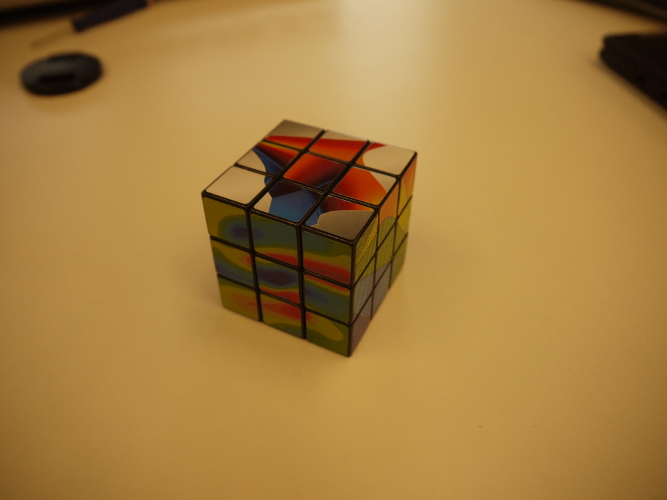
#> input picture input/cube_small/cube_1.JPG, 667 x 500 px
$ python SFM_test.py
#> lines starting #> are read from the running program, lines starting #| are printed output that depends on the picture; long printed decimals are rounded
import numpy as np
import cv2
from matplotlib import pyplot as plt

def FindCameraMatrices(good, kp1, kp2, matches):
    pts1 = []
    pts2 = []

    for m in matches:
        pts2.append(kp2[m.trainIdx].pt)
        pts1.append(kp1[m.queryIdx].pt)
    pts1 = np.int32(pts1)
    pts2 = np.int32(pts2)

    # Get the Fundamental Matix
    F, mask = cv2.findFundamentalMat(pts1,pts2,cv2.FM_LMEDS)
    print ("F")
    print (F)

    # Initialize Calibration Matrix
    K = np.matrix([(2601, 0, 2158),
         (0, 3333, 1114),
         (0, 0, 1)])

    # Calculate Essential Matrix
    E = K.transpose() * F * K
    print("E")
    print (E)

    # Perform Singular Value Decomposition on E
    svd = np.linalg.svd(E, full_matrices=True)
    print ("SVD")
    print (svd)

    #Derive Rotation Matrix and Translation Vector from svd
    W = np.matrix([(0, -1, 0),
         (1, 0, 0),
         (0, 0, 1)])
    R = np.matrix(svd[0] * W * svd[2].transpose())
    print ("R")
    print (R)
    t = np.matrix([(svd[0].item(0,2)),
                   (svd[0].item(1,2)),
                   (svd[0].item(2,2))])
    print("t")
    print(t)

    # Define Camera Matrix for camera 1
    P = np.matrix([(1,0,0,0),
                  (0,1,0,0),
                  (0,0,1,0)])

    # Build Camera Matrix for camera 2
    P1 = np.matrix([(R.item(0,0), R.item(0,1), R.item(0,2), t.item(0)),
                   (R.item(1,0), R.item(1,1), R.item(1,2), t.item(1)),
                   (R.item(2,0), R.item(2,1), R.item(2,2), t.item(2))])

    return F, K, P, P1, pts1, pts2


def LinearLSTriangulation(u, P, u1, P1):
    A = np.matrix([(u[0]*P.item(2,0)-P.item(0,0), u[0]*P.item(2,1)-P.item(0,1), u[0]*P.item(2,2)-P.item(0,2)),
                   (u[1]*P.item(2,0)-P.item(1,0), u[1]*P.item(2,1)-P.item(1,1), u[1]*P.item(2,2)-P.item(1,2)),
                   (u1[0]*P1.item(2,0)-P1.item(0,0), u1[0]*P1.item(2,1)-P1.item(0,1), u1[0]*P1.item(2,2)-P1.item(0,2)),
                   (u1[1]*P1.item(2,0)-P1.item(1,0), u1[1]*P1.item(2,1)-P1.item(1,1), u1[1]*P1.item(2,2)-P1.item(1,2))])

    B = np.matrix([(-(u[0]*P.item(2,3)-P.item(0,3))),
                   (-(u[1]*P.item(2,3)-P.item(1,3))),
                   (-(u1[0]*P1.item(2,3)-P1.item(0,3))),
                   (-(u1[1]*P1.item(2,3)-P1.item(1,3)))])
    B = B.T

    #print (A)
    #print (B)

    x = np.linalg.lstsq(A, B)[0]
    return x

def TriangluatePoints(pointcloud, Kinv, pts1, pts2, P, P1):
    #print ("pts1")
    #print (pts1)
    for i in range(len(pts1)):
        #print (pts1[i])
        kp = pts1[i]
        u = np.array([kp[0], kp[1], 1.0])
        um = np.array(u * Kinv)[0]
        u = um
        kp1 = pts2[i]
        u1 = np.array([kp1[0], kp1[1], 1.0])
        um1 = np.array(u1 * Kinv)[0]
        u1 = um1

        X = LinearLSTriangulation(u,P,u1,P1)
        #print ("X")
        #print (X)

        #xPt_img = K * P1 * X


        pointcloud.append(X)


# [5 lines of commented-out code are left out]

img1 = cv2.imread('input/cube_small/cube_1.JPG',0)          # queryImage
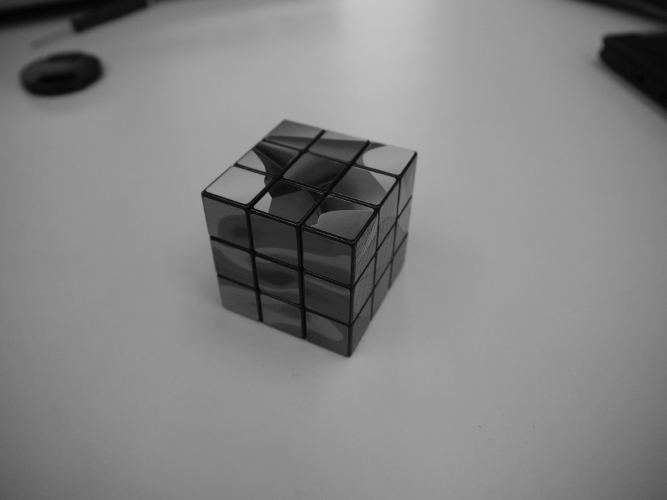
#> img1: shape (500, 667); min 3, max 199, mean 132
img2 = cv2.imread('input/cube_small/cube_2.JPG',0) # trainImage
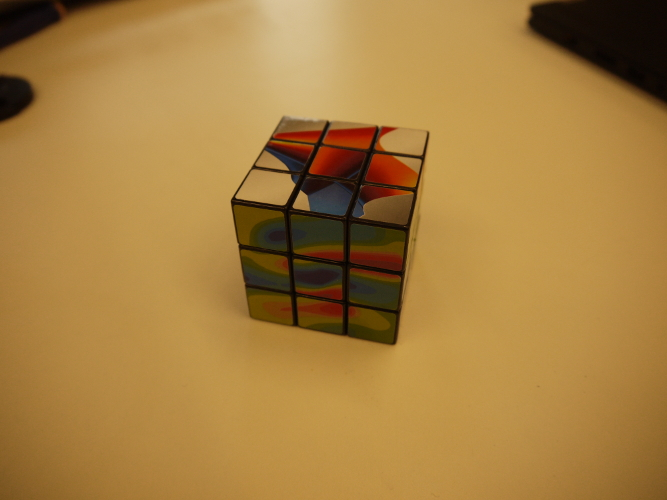
#> input picture input/cube_small/cube_2.JPG, 667 x 500 px
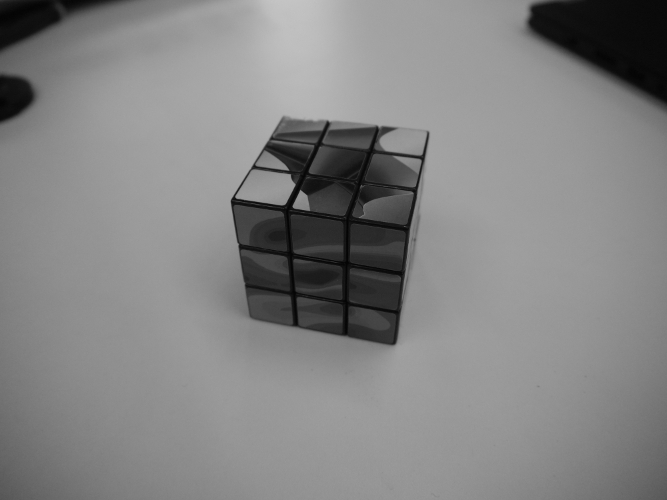
#> img2: shape (500, 667); min 3, max 196, mean 132.1

# [10 lines of commented-out code are left out]
orb = cv2.ORB_create()

# find the keypoints and descriptors with ORB
kp1, des1 = orb.detectAndCompute(img1,None)
#> kp1 = 500 keypoints; strongest (x, y, size): (267, 193, 31), (204, 191, 31), (255, 206, 31), (268, 194, 37.2)
kp2, des2 = orb.detectAndCompute(img2,None)
#> kp2 = 500 keypoints; strongest (x, y, size): (237, 196, 31), (234, 196, 37.2), (238, 196, 37.2), (235, 199, 44.6)

# create BFMatcher object
bf = cv2.BFMatcher(cv2.NORM_HAMMING, crossCheck=True)

# Match descriptors.
matches = bf.match(des1,des2)
#> matches = 190 matches

# Sort them in the order of their distance.
matches = sorted(matches, key = lambda x:x.distance)

# Draw first 10 matches.
img3 = cv2.drawMatches(img1,kp1,img2,kp2,matches[:20],None, flags=2)
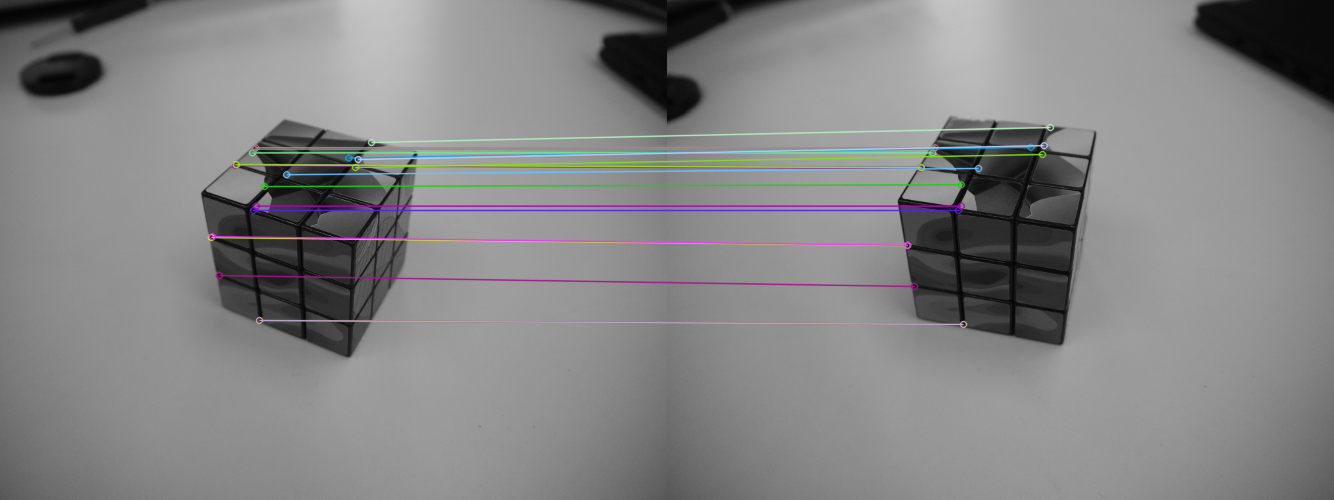
#> img3: shape (500, 1334, 3); mean of channels 0, 1, 2 132.7, 132.4, 132.4; drawn as B, G, R

# Create/Derive all the matrices we need
good = []
F, K, P, P1, pts1, pts2 = FindCameraMatrices(good, kp1, kp2, matches[:])
#> after the loop in FindCameraMatrices, `for m in matches:`: pts1 = 190 pairs, first value 201.6 to 604.8, second value 39.6 to 356; pts2 = 190 pairs, first value 231 to 428, second value 118.2 to 344
#> in FindCameraMatrices, `pts1 = np.int32(pts1)`: pts1 = 190 pairs, first value 201 to 604, second value 39 to 356
#> in FindCameraMatrices, `pts2 = np.int32(pts2)`: pts2 = 190 pairs, first value 231 to 428, second value 118 to 344
#> in FindCameraMatrices, `F, mask = cv2.findFundamentalMat(pts1,pts2,cv2.FM_LMEDS)`: F = [[1.1e-05, -5.15e-05, 0.0124], [7.09e-05, 1.27e-05, 0.0125], [-0.0171, -0.0236, 1]]; mask = 190 values, max 1 at index 0, min 0 at index 32, mean 0.874
#| [[ 1.10494876e-05 -5.15262180e-05  1.24321711e-02]
#|  [ 7.09197752e-05  1.26812100e-05  1.25432209e-02]
#|  [-1.70721779e-02 -2.35767905e-02  1.00000000e+00]]
#> in FindCameraMatrices, `E = K.transpose() * F * K`: E = [[74.75, -446.7, -54.94], [614.8, 140.9, 599], [223.1, -402.1, 92.51]]
#| [[  74.752 -446.688  -54.942]
#|  [ 614.813  140.874  598.990]
#|  [ 223.107 -402.105    92.512]]
#> in FindCameraMatrices, `svd = np.linalg.svd(E, full_matrices=True)`: svd = ([[0.00792, 0.725, -0.688], [-0.973, -0.153, -0.172], [-0.23, 0.671, 0.705]], [888.3, 629, 4.39e-14], [[-0.731, -0.0543, -0.681], [0.175, -0.978, -0.11], [0.66, 0.2, -0.724]])
#| SVDResult(U=matrix([[ 0.00792,  0.7252, -0.6885],
#|         [-0.9732, -0.1526, -0.172],
#|         [-0.2298,  0.6714,  0.7046]]), S=array([8.88331738e+02, 6.29011790e+02, 4.39396052e-14]), Vh=matrix([[-0.7306, -0.0543, -0.6806],
#|         [ 0.1751, -0.9784, -0.1099],
#|         [ 0.66,  0.1995, -0.7243]]))
#> in FindCameraMatrices, `R = np.matrix(svd[0] * W * svd[2].transpose())`: R = [[-0.0608, 0.21, 0.976], [0.176, -0.96, 0.218], [-0.983, -0.185, -0.0214]]
#| [[-0.0608  0.2105  0.9757]
#|  [ 0.1757 -0.96  0.218]
#|  [-0.9826 -0.1847 -0.02139]]
#> in FindCameraMatrices, `t = np.matrix([(svd[0].item(0,2)), (svd[0].item(1,2)), (svd[0].item(2,..`: t = [[-0.688, -0.172, 0.705]]
#| [[-0.6885 -0.172  0.7046]]
#> in FindCameraMatrices, `P1 = np.matrix([(R.item(0,0), R.item(0,1), R.item(0,2), t.item(0)), (R..`: P1 = [[-0.0608, 0.21, 0.976, -0.688], [0.176, -0.96, 0.218, -0.172], [-0.983, -0.185, -0.0214, 0.705]]
#> K = [[2601, 0, 2158], [0, 3333, 1114], [0, 0, 1]]; P = [[1, 0, 0, 0], [0, 1, 0, 0], [0, 0, 1, 0]]

# Triangulate Points from the first two images
pointcloud = []
Kinv = K.getI()
#> Kinv = [[0.000384, 0, -0.83], [0, 0.0003, -0.334], [0, 0, 1]]
TriangluatePoints(pointcloud, Kinv, pts1, pts2, P, P1)
#> the loop in TriangluatePoints, `for i in range(len(pts1)):` made 190 passes
#> (kp, um, kp1, um1, B in LinearLSTriangulation, X) on passes 1 to 3: ([234, 164], [0.09, 0.0492, -248], [253, 168], [0.0973, 0.0504, -265.1], [[0], [0], [-0.757], [-0.207]], [[0.0761], [0.00912], [0.775]]), ([236, 164], [0.0907, 0.0492, -249.6], [253, 166], [0.0973, 0.0498, -264.4], [[0], [0], [-0.757], [-0.207]], [[0.0766], [0.00934], [0.775]]), ([235, 165], [0.0903, 0.0495, -249.1], [253, 168], [0.0973, 0.0504, -265.1], [[0], [0], [-0.757], [-0.207]], [[0.0764], [0.00927], [0.775]])


file = open("output/xyz.xyz", "w")

for i in range(len(pointcloud)):
    print (pointcloud[i])
    file.write(str(pointcloud[i][0]).strip('[]').strip() + " " + str(pointcloud[i][1]).strip('[]').strip() + " " + str(pointcloud[i][2]).strip('[]').strip() + "\n")
#> this loop made 190 passes
#> (printed output is left out)

file.close()

# display image
plt.imshow(img3),plt.show()
